Frame 1 (no input): blank canvas, image omitted
Frame 60 (the mouse pressed at the canvas centre just before this capture): blank canvas, image omitted
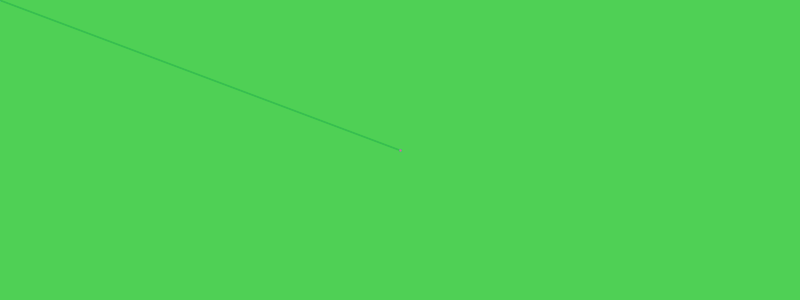
Frame 120 (the mouse held since frame 60 and released just before this capture)

The Processing sketch whose frames 1 and 60 were blank and that drew this single picture after the mouse press (run headless with seeded random() and noise(); from frame 60 on, the mouse is pressed at the canvas centre):

// Processing sketch: processing_69974
// ── processing_69974.pde

//HW5 Computing for the Arts with Processing
//Copyright 2012 Tony Zhang

//mouse input: left-click and drag to draw initials. right-click and drag to erase.
//keyboard input: space to change color scheme, hold shift to spawn colorful circles.

float wd,ht;
color col,col2,col3;

void setup()
{
  size(800,300);
  smooth();
  wd=40;
  ht=40;
  frameRate=200;
  col=color(random(255), random(255), random(255));
  col2=color(random(255), random(255), random(255),8);
  col3=color(random(255), random(255), random(255));
  noCursor();
  background(col3);
}

void draw()
{
  //background
  noStroke();
  fill(col2);
  rect(0,0,width,height);
  
  //pen
  strokeWeight(2);
  stroke(random(0,255),random(0,255),random(0,255));
  line(mouseX,mouseY,pmouseX,pmouseY);
  
  wd=random(40);
}

void mouseDragged()
{
  if (mouseButton == LEFT)
  {
    drawInitials(pmouseX,pmouseY,wd,wd,color(255,255,188));
  } 
  
  else if (mouseButton == RIGHT)
  {
    eraser(pmouseX,pmouseY,150,150,col3);
  }
}

void eraser( float ex,float ey,float ewd,float eht,color ecol)
{
  fill(ecol);
  noStroke();
  ellipse(ex,ey,ewd,eht);
}

void keyPressed()
{
  if (key == ' ')
  {
    col=color(random(255), random(255), random(255));
    col2=color(random(255), random(255), random(255),10);
    col3=color(random(255), random(255), random(255));
  }
  if (keyCode == UP)
  {
    wd=wd+10;
    ht=ht+10;
  }
  if (keyCode == DOWN)
  {
    wd=wd-10;
    ht=ht-10;
  }
  if (keyCode == SHIFT)
  {
    randomEllipse(random(width),random(height),random(100),random(100),col);
    
  }
}

void randomEllipse(float cx, float cy, float cwd, float cht, color ccol)
{
  fill(random(255), random(255), random(255));
  noStroke();
  ellipse(cx, cy, cwd, cwd);
}

void drawInitials(float x, float y, float wd, float ht, color tcol)
{
//bright blue circle
ellipseMode(CENTER);
fill(82,170,227);
noStroke();
strokeWeight(.5);
ellipse(x,y,wd*1.5,ht*1.5);

//yellow with red stroke
ellipseMode(CENTER);
fill(tcol);
stroke(200,0,0);
strokeWeight(1);
ellipse(x,y,wd,ht);

//thin red
ellipseMode(CENTER);
noFill();
stroke(200,0,0);
strokeWeight(1);
ellipse(x,y,wd*1.05,ht*1.05);

//thin white
ellipseMode(CENTER);
noFill();
stroke(255,255,255);
strokeWeight(1);
ellipse(x,y,wd*1.55,ht*1.55);
ellipse(x,y,wd*1.58,ht*1.58);
ellipse(x,y,wd*1.61,ht*1.61);
ellipse(x,y,wd*1.65,ht*1.65);
ellipse(x,y,wd*1.70,ht*1.70);
ellipse(x,y,wd*1.78,ht*1.78);
ellipse(x,y,wd*1.88,ht*1.88);
ellipse(x,y,wd*2,ht*2);

//thin dark blue
ellipseMode(CENTER);
noFill();
stroke(29,50,167);
strokeWeight(1);
ellipse(x,y,wd*1.48,ht*1.48);
ellipse(x,y,wd*1.44,ht*1.44);

//begin initials
beginShape();
  //t cap
    stroke(250,132,35);
    strokeWeight(1);
    //strokeCap(SQUARE);
    curveVertex(x,y+ht/10);
    curveVertex(x-wd/10,y);
    curveVertex(x-wd/4,y-ht/20);
    curveVertex(x-wd/2.4,y);
    curveVertex(x-wd/2.2,y+ht/10);
endShape();

beginShape();
  //t stem
    stroke(26,69,160);
    strokeWeight(1);
    //strokeCap(SQUARE);
    curveVertex(x-wd/4,y-ht/10);
    curveVertex(x-wd/4,y);
    curveVertex(x-wd/4,y+ht/3.1);
    curveVertex(x-wd/4,y+ht/3);
endShape();

beginShape();
  //t stem pt.2
    stroke(200,0,0);
    strokeWeight(1);
    //strokeCap(SQUARE);
    curveVertex(x-wd/5,y-ht/10);
    curveVertex(x-wd/5,y+ht/10);
    curveVertex(x-wd/5,y+ht/3.6);
    curveVertex(x-wd/5,y+ht/2);
endShape();

beginShape();
  //y top
    stroke(200,0,0);
    strokeWeight(1);
    //strokeCap(SQUARE);
    curveVertex(x-wd/10,y-ht/2);
    curveVertex(x-wd/10,y-ht/3);
    curveVertex(x-wd/12,y-ht/7);
    curveVertex(x,y-ht/10);
    curveVertex(x+wd/12,y-ht/7);
    curveVertex(x+wd/10,y-ht/3);
    curveVertex(x+wd/10,y-ht/2);
endShape();

beginShape();
  //y stem
    stroke(26,69,160);
    strokeWeight(1);
    //strokeCap(SQUARE);
    curveVertex(x,y-ht/1.5);
    curveVertex(x,y-ht/5);
    curveVertex(x,y+ht/2.5);
    curveVertex(x,y+ht/1.5);
endShape();

beginShape();
  //z middle
    stroke(200,0,0);
    strokeWeight(1);
    //strokeCap(SQUARE);
    curveVertex(x+wd/2,y-ht/5);
    curveVertex(x+wd/2.7,y);
    curveVertex(x+wd/6.5,y+ht/6);
    curveVertex(x+wd/8,y+ht/3);
    curveVertex(x+wd/9,y+ht/2);
endShape();

beginShape();
  //z top
    stroke(250,132,35);
    strokeWeight(1);
    //strokeCap(PROJECT);
    curveVertex(x,y+ht/10);
    curveVertex(x+wd/8,y);
    curveVertex(x+wd/2.7,y);
    curveVertex(x+wd/2,y+ht/10);
endShape();

beginShape();
  //z bottom
    stroke(26,69,160);
    strokeWeight(1);
    //strokeCap(SQUARE);
    curveVertex(x,y+ht/3.3);
    curveVertex(x+wd/6,y+ht/3.3);
    curveVertex(x+wd/3.2,y+ht/3.3);
    curveVertex(x+wd/2,y+ht/3.3);
endShape();
}
